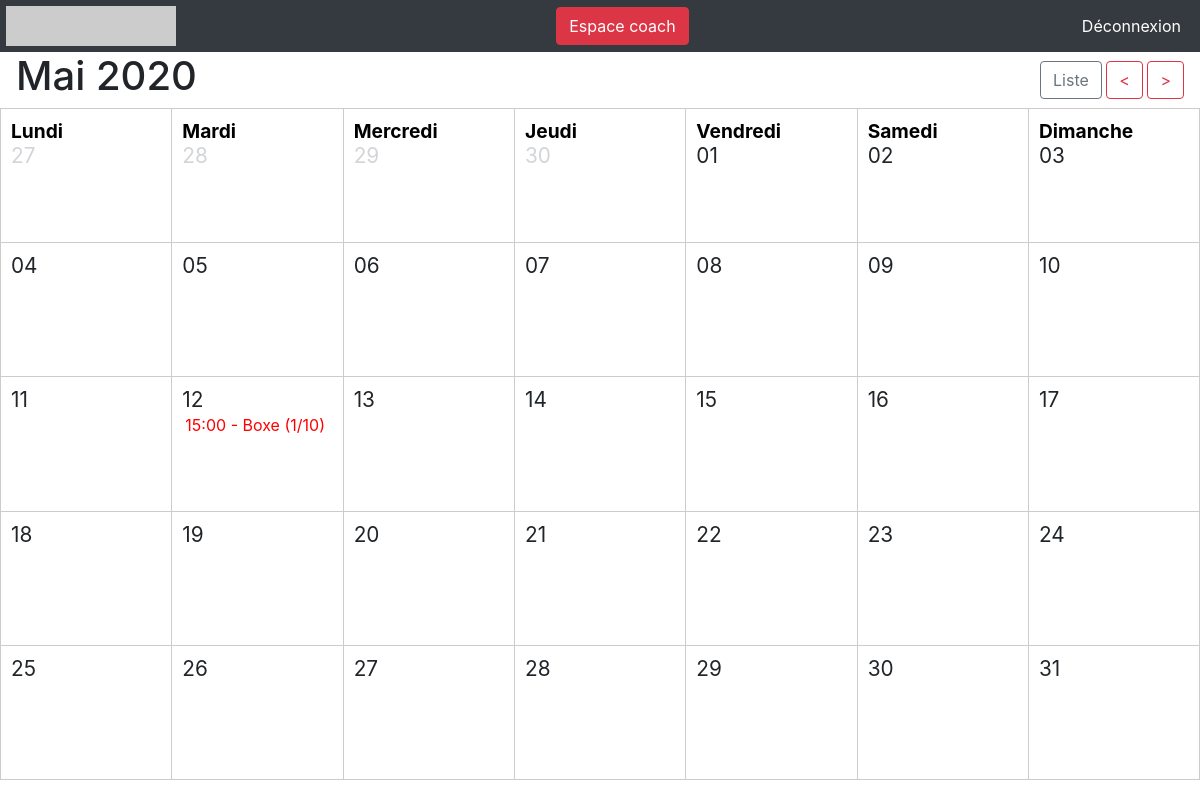
Screenshot of /public/index.php (signed in) with the database file from the repository.
### tables this page shows
CREATE TABLE `event_base` (
  `id` int(11) NOT NULL,
  `name` varchar(255) NOT NULL,
  `description` text NOT NULL,
  `start` datetime(6) NOT NULL,
  `end` datetime(6) NOT NULL,
  `registrationlimit` int(255) NOT NULL,
  `queuelimit` int(255) NOT NULL,
  `coach_id` int(255) NOT NULL,
  `gym_id` int(255) NOT NULL
);

### src/php/Month.php (called while the page is built, shortened)
<?php
class Month {
    private $months = ['Janvier', 'Février', 'Mars', 'Avril', 'Mai', 'Juin', 'Juillet', 'Aout', 'Septembre', 'Octobre', 'Novembre', 'Décembre'];
    public $month;
    public $year;
    public function __construct(?int $month = null, ?int $year = null)
    {
        if ($month === null || $month < 1 || $month > 12) {
            $month = intval(date('m'));
        }
        if ($year === null) {
            $year = intval(date('Y'));
        }
        $this->month = $month;
        $this->year = $year;
    }
    public function getStartingDay (): \DateTime
    {
        return new \DateTime("{$this->year}-{$this->month}-01");
    }
        public function toString (): string
        {
           return $this->months[$this->month - 1] . ' ' . $this->year;
        }
    public function getWeeks (): int {
        $start = $this->getStartingDay();
        $end = (clone $start)->modify('+1 month -1 day');
        $weeks = intval($end->format('W')) - intval($start->format('W')) + 1;
        return $weeks;
    }
    public function withinMonth (\DateTime $date):  bool
    {
        return $this->getStartingDay()->format('Y-m') === $date->format('Y-m');
    }
    public function nextMonth (): Month
    {
        $month = $this->month + 1;
        $year = $this->year;
        return new Month($month, $year);
    }
    public function previousMonth (): Month
    {
        $month = $this->month - 1;
        $year = $this->year;
        return new Month($month, $year);
    }
}
?>

### src/php/Events.php (called while the page is built, shortened)
<?php
class Events
    {
        private $pdo;
        public function __construct(\PDO $pdo)
        {
            $this->pdo = $pdo;
        }
        public function getEventsBetween (\DateTime $start, \DateTime $end): array
        {
            $sql = "SELECT * FROM event_base WHERE start BETWEEN '{$start->format('Y-m-d 00:00:00')}' AND '{$end->format('Y-m-d 23:59:59')}'";
            $statement = $this->pdo->query($sql);
            $results = $statement->fetchAll();
            return $results;
        }
        public function getEventsBetweenByDay (\DateTime $start, \DateTime $end): array
        {
            $events = $this->getEventsBetween($start, $end);
            $days = [];
            foreach($events as $event) {
                $date = explode(' ', $event['start'])[0];
                if (!isset($days[$date])) {
                    $days[$date] = [$event];
                } else {
                    $days[$date][] = $event;
                }
            }
            return $days;
        }
    }
?>

### src/php/bootstrap.php (called while the page is built, shortened)
<?php
    function get_pdo (): PDO
    {
        return new PDO('mysql:host=localhost;dbname=inscription_sport', 'root', '', [
            PDO::ATTR_ERRMODE => PDO::ERRMODE_EXCEPTION,
            PDO::ATTR_DEFAULT_FETCH_MODE => PDO::FETCH_ASSOC
        ]);
    }
    function exec_sql_fetch ($sql): array {
        $pdo = get_pdo();
        $pdoStat = $pdo->prepare ($sql);
        $executeIsOK = $pdoStat->execute();
        $sql_answer = $pdoStat->fetchAll();
        return $sql_answer;
    }
?>

### public/index.php (the view, shortened to what this page needs)
<?php
    require '../views/header.php';
    require '../src/php/Month.php';
    require '../src/php/Events.php';
    $pdo = get_pdo();
    $events = new App\Calendar\Events($pdo);
    $month = new App\Calendar\Month($_GET['month'] ?? null, $_GET['year'] ?? null);
    $start = $month->getStartingDay();
    $start = $start->format('N') === '1' ? $start : $month->getStartingDay()->modify('last monday');
    $weeks = $month->getWeeks();
    $end = (clone $start)->modify('+' . (6 + 7 * ($weeks -1)) . ' days');
    $events = $events->getEventsBetweenByDay($start, $end);
?>
<div class="d-flex flex-row align-items-center justify-content-between mx-sm-3">
    <h1><?= $month->tostring(); ?></h1>
    <div>
        <a href="event_list.php" class="btn btn-outline-secondary">Liste</a>
        <a href="index.php?month=<?= $month->previousMonth()->month; ?>&year=<?= $month->previousMonth()->year; ?>" class="btn btn-outline-danger">&lt;</a>
        <a href="index.php?month=<?= $month->nextMonth()->month; ?>&year=<?= $month->nextMonth()->year; ?>" class="btn btn-outline-danger">&gt;</a>
    </div>
</div>
<table class="calendar__table calendar__table--<?= $weeks; ?>weeks">
    <?php for ($i = 0; $i < $weeks; $i++): ?>
        <tr>
            <?php
            foreach($month->days as $k => $day):
                $date = (clone $start)->modify("+" . (+$k + $i * 7) . "days");
                $eventsForDay = $events[$date->format('Y-m-d')] ?? [];
            ?>
                <td class="<?= $month->withinMonth($date) ? '' : 'calendar__othermonth text-muted'; ?>">
                    <?php if ($i === 0): ?>
                        <div class="calendar__weekday"><?= $day; ?></div>
                    <?php endif; ?>
                    <div class="calendar__day"><?= $date->format('d'); ?></div>
                    <?php foreach($eventsForDay as $event): ?>
<?php
    $sql_get_all_RegisteredByEvents =  "SELECT COUNT(*) FROM participation_base WHERE event_id = '" . $event['id'] . "'";
    $all_registered_byevent = exec_sql_fetch($sql_get_all_RegisteredByEvents);
    $pdoStat = $pdo->prepare ($sql_get_all_RegisteredByEvents);
    $executeIsOK = $pdoStat->execute();
    $all_registered_byevent = $pdoStat->fetchAll();
    foreach($all_registered_byevent as $participations_count) { $participations_count = $participations_count['COUNT(*)']; }
?>
                        <a class="acalendar__event" href="/inscription_sport/public/event.php?id=<?= $event['id']; ?>">
                            <div class="calendar__event">
                                <?= (new DateTime($event['start']))->format('H:i'); ?> - <?= $event['name']; ?> (<?= $participations_count ?>/<?= $event['registrationlimit'];?>)
                            </div>
                        </a>
                    <?php endforeach; ?>
                </td>
            <?php endforeach ?>
        </tr>
    <?php endfor; ?>
</table>
<?php require '../views/footer.php'; ?>

### public/css/style.css (style rules this page uses)
.calendar__table { width: 100%; height: calc(100vh - 128px); }
.calendar__table td { padding: 10px; border: 1px solid #CCC; vertical-align: top; width: 14.29%; height: 20%; }
.calendar__weekday { font-weight: bold; color: #000; font-size: 1.2em; }
.calendar__othermonth .calendar__day { opacity: 0.3; }
.calendar__day { font-size: 1.3em; }
.calendar__event { padding: 2%; }
a { color: red; text-decoration: none; }

### rows the page displays
event_base: start "15:00", name "Boxe", participations_count "1", registrationlimit "10"

### other values shown
$month->tostring() "Mai 2020"
$day "Lundi"
$date->format('d') "27"
$day "Mardi"
$date->format('d') "28"
$day "Mercredi"
$date->format('d') "29"
$day "Jeudi"
$date->format('d') "30"
$day "Vendredi"
$date->format('d') "01"
$day "Samedi"
$date->format('d') "02"
$day "Dimanche"
$date->format('d') "03"
